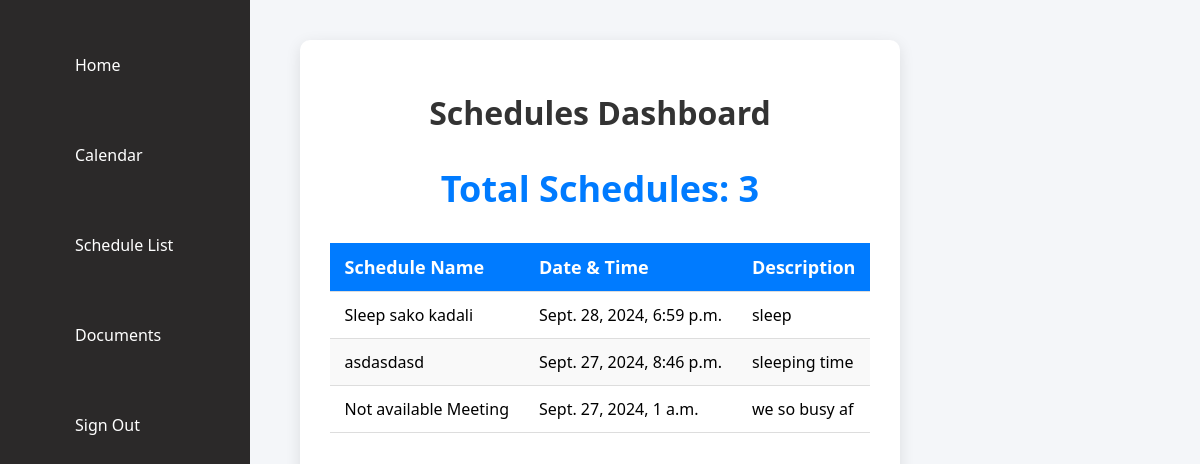
The app's page /Reviewer/dashboard/, older data.
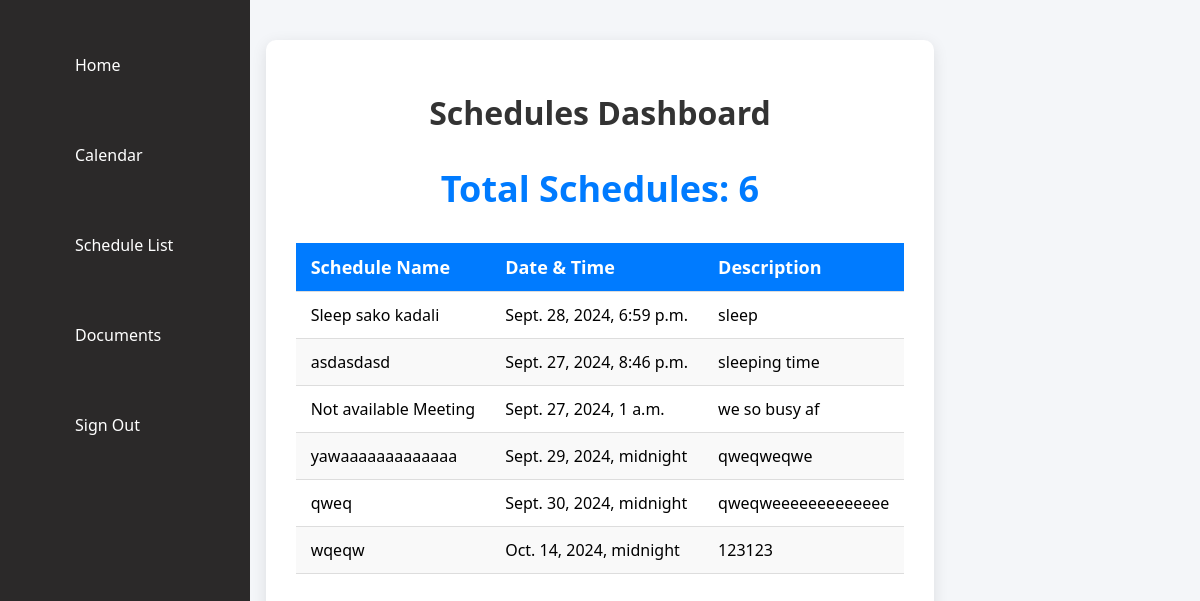
The same page, newer data.
### EthicsApp/views/models.py (models this page shows, shortened)
class Schedule(models.Model):
    schedname = models.CharField(max_length=120, default="Unnamed Schedule")
    datetime = models.DateTimeField(null=True)
    description = models.TextField(null=True)

### EthicsApp/views/views.py (the view)
# urls.py: path('Reviewer/dashboard/', views.dashboard, name='schedule_dashboard'),
def dashboard (request):
    schedules = Schedule.objects.all()
    return render (request, 'Reviewer/dashboard.html', {'schedules':schedules})

### EthicsApp/templates/Reviewer/dashboard.html
{% load static %}
{% include 'Reviewer/sidebar.html' %}
{% block css %}
<link rel="stylesheet" href="{% static 'css/dashboard.css' %}">
{% endblock %}
{% block content %}
<div class="dashboard-container">
    <h1>Schedules Dashboard</h1>
    <div class="total-schedules">
        <h2>Total Schedules: {{ schedules.count }}</h2>
    </div>
    {% if schedules.count > 0 %}
    <table>
        <thead>
            <tr>
                <th>Schedule Name</th>
                <th>Date & Time</th>
                <th>Description</th>
            </tr>
        </thead>
        <tbody>
            {% for schedule in schedules %}
            <tr>
                <td>{{ schedule.schedname }}</td>
                <td>{{ schedule.datetime }}</td>
                <td>{{ schedule.description }}</td>
            </tr>
            {% endfor %}
        </tbody>
    </table>
    {% else %}
    <p>No schedules available</p>
    {% endif %}
</div>
{% endblock %}

Row changes from the older to the newer data that the page shows:
added Schedule: schedname "yawaaaaaaaaaaaaa", datetime "Sept. 29, 2024, midnight", description "qweqweqwe"
added Schedule: schedname "qweq", datetime "Sept. 30, 2024, midnight", description "qweqweeeeeeeeeeeee"
added Schedule: schedname "wqeqw", datetime "Oct. 14, 2024, midnight", description "123123"
Text that changed along with them:
{{ schedules.count }}: "3" → "6"
